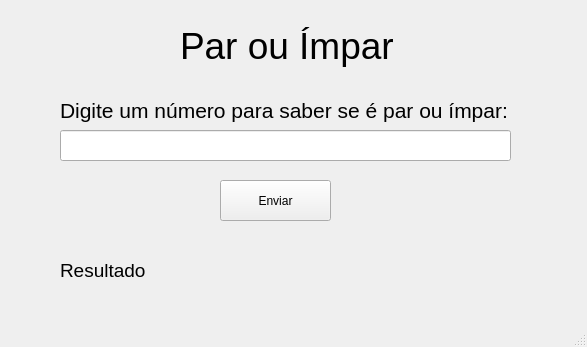
<?xml version="1.0" encoding="UTF-8"?>
<ui version="4.0">
 <class>MainWindow</class>
 <widget class="QMainWindow" name="MainWindow">
  <property name="geometry">
   <rect>
    <x>0</x>
    <y>0</y>
    <width>587</width>
    <height>347</height>
   </rect>
  </property>
  <property name="windowTitle">
   <string>MainWindow</string>
  </property>
  <widget class="QWidget" name="centralwidget">
   <widget class="QLabel" name="labelResulatdo">
    <property name="geometry">
     <rect>
      <x>60</x>
      <y>250</y>
      <width>451</width>
      <height>41</height>
     </rect>
    </property>
    <property name="font">
     <font>
      <pointsize>14</pointsize>
     </font>
    </property>
    <property name="text">
     <string>Resultado</string>
    </property>
   </widget>
   <widget class="QLabel" name="label">
    <property name="geometry">
     <rect>
      <x>180</x>
      <y>20</y>
      <width>221</width>
      <height>51</height>
     </rect>
    </property>
    <property name="font">
     <font>
      <pointsize>28</pointsize>
     </font>
    </property>
    <property name="text">
     <string>Par ou Ímpar</string>
    </property>
   </widget>
   <widget class="QLineEdit" name="lineEditNumero1">
    <property name="geometry">
     <rect>
      <x>60</x>
      <y>130</y>
      <width>451</width>
      <height>31</height>
     </rect>
    </property>
   </widget>
   <widget class="QLabel" name="label_2">
    <property name="geometry">
     <rect>
      <x>60</x>
      <y>90</y>
      <width>461</width>
      <height>41</height>
     </rect>
    </property>
    <property name="font">
     <font>
      <pointsize>16</pointsize>
     </font>
    </property>
    <property name="text">
     <string>Digite um número para saber se é par ou ímpar:</string>
    </property>
   </widget>
   <widget class="QPushButton" name="pushButtonEnviar">
    <property name="geometry">
     <rect>
      <x>220</x>
      <y>180</y>
      <width>111</width>
      <height>41</height>
     </rect>
    </property>
    <property name="text">
     <string>Enviar</string>
    </property>
   </widget>
  </widget>
  <widget class="QMenuBar" name="menubar">
   <property name="geometry">
    <rect>
     <x>0</x>
     <y>0</y>
     <width>587</width>
     <height>21</height>
    </rect>
   </property>
  </widget>
  <widget class="QStatusBar" name="statusbar"/>
 </widget>
 <resources/>
 <connections/>
</ui>
